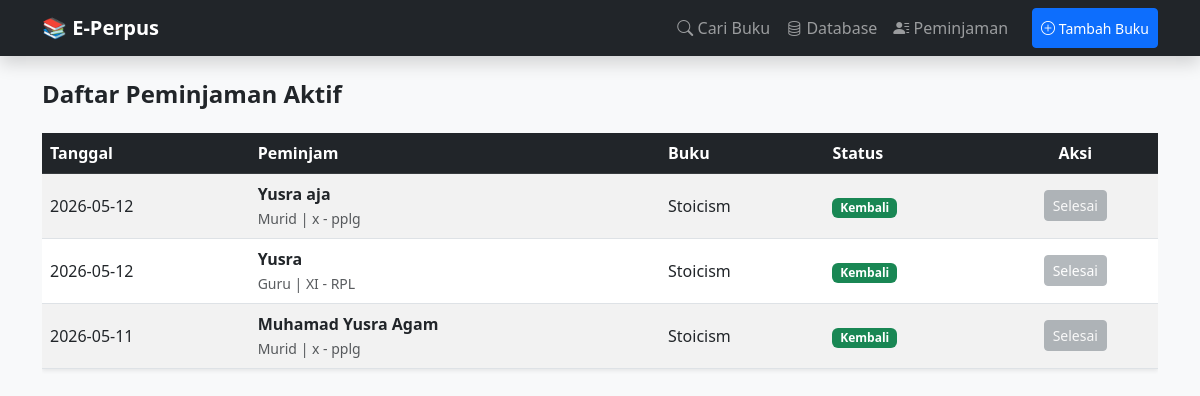
Page /peminjaman on the earlier database version.
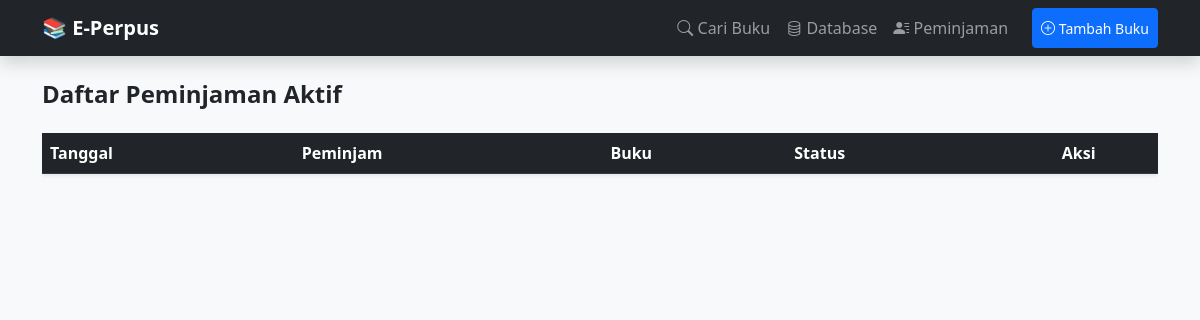
Same page on the later database version.
### tables this page shows
CREATE TABLE peminjaman (
            id INTEGER PRIMARY KEY AUTOINCREMENT,
            id_buku INTEGER,
            id_anggota INTEGER,
            tipe_user TEXT,
            kelas TEXT,
            jurusan TEXT,
            tgl_pinjam DATE,
            tgl_kembali DATE,
            status TEXT DEFAULT 'Dipinjam',
            FOREIGN KEY (id_buku) REFERENCES buku (id),
            FOREIGN KEY (id_anggota) REFERENCES anggota (id)
        );

CREATE TABLE buku (
            id INTEGER PRIMARY KEY AUTOINCREMENT,
            judul TEXT NOT NULL,
            penulis TEXT,
            kategori TEXT,
            kode_rak TEXT, -- A (Rak Besar)
            baris_rak INTEGER, -- 1 (Barisan rak dari paling atas)
            stok INTEGER DEFAULT 1,
            tanggal_masuk DATE,
            cover_img TEXT
        );

### app.py (the view)
@app.route('/peminjaman')
def daftar_peminjaman():
    conn = get_db_connection()
    peminjaman = conn.execute('''
        SELECT p.id, b.judul, p.id_anggota as nama, p.tipe_user, p.kelas, p.jurusan, p.tgl_pinjam, p.status
        FROM peminjaman p
        JOIN buku b ON p.id_buku = b.id
        ORDER BY p.tgl_pinjam DESC
    ''').fetchall()
    conn.close()
    return render_template('peminjaman.html', peminjaman=peminjaman)

### app.py (called while the page is built)
def get_db_connection():
    conn = sqlite3.connect('perpustakaan.db')
    conn.row_factory = sqlite3.Row
    return conn

### templates/peminjaman.html
{% extends 'layout.html' %}
{% block content %}
<h4 class="fw-bold mb-4">Daftar Peminjaman Aktif</h4>
<div class="table-responsive">
    <table class="table table-striped align-middle bg-white shadow-sm">
        <thead class="table-dark">
            <tr>
                <th>Tanggal</th>
                <th>Peminjam</th>
                <th>Buku</th>
                <th>Status</th>
                <th class="text-center">Aksi</th>
            </tr>
        </thead>
        <tbody>
            {% for p in peminjaman %}
            <tr>
                <td>{{ p.tgl_pinjam }}</td>
                <td>
                    <strong>{{ p.nama }}</strong><br>
                    <small class="text-muted">{{ p.tipe_user }} | {{ p.kelas }} - {{ p.jurusan }}</small>
                </td>
                <td>{{ p.judul }}</td>
                <td>
                    <span class="badge {{ 'bg-warning text-dark' if p.status == 'Dipinjam' else 'bg-success' }}">
                        {{ p.status }}
                    </span>
                </td>
                <td class="text-center">
                    {% if p.status == 'Dipinjam' %}
                    <a href="/return/{{ p.id }}" class="btn btn-sm btn-outline-success">Kembalikan</a>
                    {% else %}
                    <button class="btn btn-sm btn-secondary disabled opacity-50">Selesai</button>
                    {% endif %}
                </td>
            </tr>
            {% endfor %}
        </tbody>
    </table>
</div>
{% endblock %}

### templates/layout.html (shortened to what this page needs)
<!DOCTYPE html>
<html lang="id">
<head>
    <link href="https://cdn.jsdelivr.net/npm/bootstrap@5.3.0/dist/css/bootstrap.min.css" rel="stylesheet">
    <link rel="stylesheet" href="https://cdn.jsdelivr.net/npm/bootstrap-icons@1.11.1/font/bootstrap-icons.css">
</head>
<body class="bg-light">
<nav class="navbar navbar-expand-lg navbar-dark bg-dark mb-4 shadow">
    <div class="container">
        <a class="navbar-brand fw-bold" href="/">📚 E-Perpus</a>
        <div class="collapse navbar-collapse" id="navbarNav">
            <div class="navbar-nav ms-auto">
                <a class="nav-link" href="/"><i class="bi bi-search"></i> Cari Buku</a>
                <a class="nav-link" href="/koleksi"><i class="bi bi-database"></i> Database</a>
                <a class="nav-link" href="/peminjaman"><i class="bi bi-person-lines-fill"></i> Peminjaman</a>
                <button class="btn btn-primary btn-sm ms-lg-3 mt-2 mt-lg-0" data-bs-toggle="modal" data-bs-target="#modalTambah">
                    <i class="bi bi-plus-circle"></i> Tambah Buku
                </button>
            </div>
        </div>
    </div>
</nav>
<div class="container">
    {% block content %}{% endblock %}
</div>
</body>
</html>

Differences in the rows shown:
removed peminjaman: tgl_pinjam "2026-05-12", nama "Yusra aja", tipe_user "Murid", kelas "x", jurusan "pplg", judul "Stoicism", status "Kembali", shows "Selesai"
removed peminjaman: tgl_pinjam "2026-05-12", nama "Yusra", tipe_user "Guru", kelas "XI", jurusan "RPL", judul "Stoicism", status "Kembali", shows "Selesai"
removed peminjaman: tgl_pinjam "2026-05-11", nama "Muhamad Yusra Agam", tipe_user "Murid", kelas "x", jurusan "pplg", judul "Stoicism", status "Kembali", shows "Selesai"
